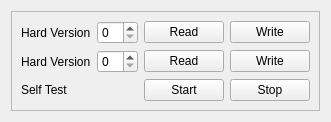
         <widget class="QWidget" name="tab">
          <attribute name="title">
           <string>Main Ctrl</string>
          </attribute>
          <layout class="QVBoxLayout" name="verticalLayout_4">
           <item>
            <widget class="QFrame" name="frame_3">
             <property name="frameShape">
              <enum>QFrame::StyledPanel</enum>
             </property>
             <property name="frameShadow">
              <enum>QFrame::Raised</enum>
             </property>
             <layout class="QGridLayout" name="gridLayout_4" columnstretch="0,3,1,1">
              <item row="0" column="0">
               <widget class="QLabel" name="labelHardVer">
                <property name="sizePolicy">
                 <sizepolicy hsizetype="Fixed" vsizetype="Preferred">
                  <horstretch>0</horstretch>
                  <verstretch>0</verstretch>
                 </sizepolicy>
                </property>
                <property name="text">
                 <string>Hard Version</string>
                </property>
               </widget>
              </item>
              <item row="0" column="1">
               <widget class="QSpinBox" name="spinBoxHardVer"/>
              </item>
              <item row="0" column="2">
               <widget class="QPushButton" name="btnReadHardVer">
                <property name="text">
                 <string>Read</string>
                </property>
               </widget>
              </item>
              <item row="0" column="3">
               <widget class="QPushButton" name="btnWriteHardVer">
                <property name="text">
                 <string>Write</string>
                </property>
               </widget>
              </item>
              <item row="1" column="0">
               <widget class="QLabel" name="labelSoftVer">
                <property name="sizePolicy">
                 <sizepolicy hsizetype="Fixed" vsizetype="Preferred">
                  <horstretch>0</horstretch>
                  <verstretch>0</verstretch>
                 </sizepolicy>
                </property>
                <property name="text">
                 <string>Hard Version</string>
                </property>
               </widget>
              </item>
              <item row="1" column="1">
               <widget class="QSpinBox" name="spinBoxSoftVer"/>
              </item>
              <item row="1" column="2">
               <widget class="QPushButton" name="btnReadSoftVer">
                <property name="text">
                 <string>Read</string>
                </property>
               </widget>
              </item>
              <item row="1" column="3">
               <widget class="QPushButton" name="btnWriteSoftVer">
                <property name="text">
                 <string>Write</string>
                </property>
               </widget>
              </item>
              <item row="2" column="0">
               <widget class="QLabel" name="labelSelfTest">
                <property name="sizePolicy">
                 <sizepolicy hsizetype="Fixed" vsizetype="Preferred">
                  <horstretch>0</horstretch>
                  <verstretch>0</verstretch>
                 </sizepolicy>
                </property>
                <property name="text">
                 <string>Self Test</string>
                </property>
               </widget>
              </item>
              <item row="2" column="2">
               <widget class="QPushButton" name="btnStartSelfTest">
                <property name="text">
                 <string>Start</string>
                </property>
                <property name="checkable">
                 <bool>true</bool>
                </property>
                <property name="autoExclusive">
                 <bool>true</bool>
                </property>
               </widget>
              </item>
              <item row="2" column="3">
               <widget class="QPushButton" name="btnStopSelfTest">
                <property name="text">
                 <string>Stop</string>
                </property>
                <property name="checkable">
                 <bool>true</bool>
                </property>
                <property name="autoExclusive">
                 <bool>true</bool>
                </property>
               </widget>
              </item>
             </layout>
            </widget>
           </item>
          </layout>
         </widget>
